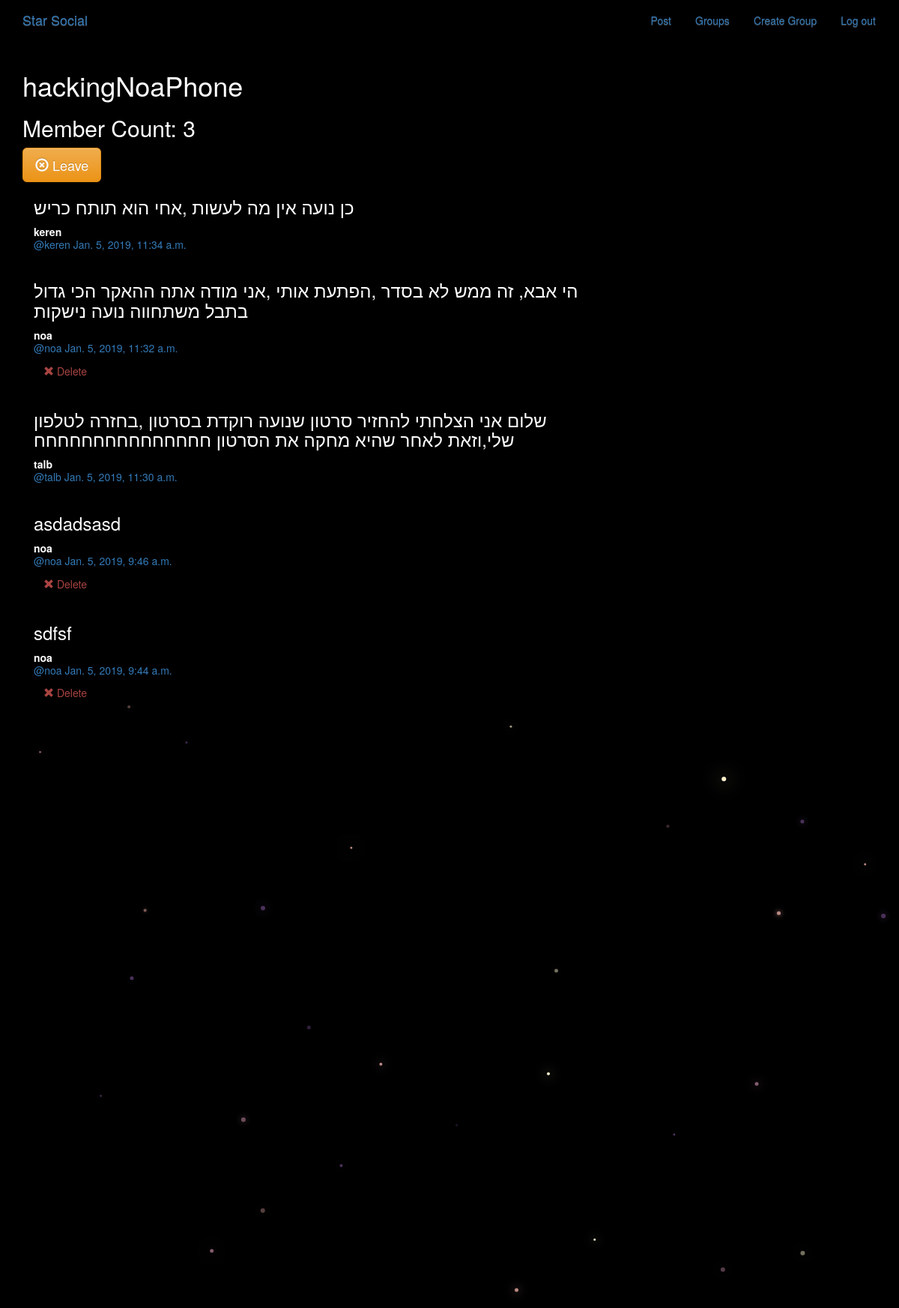
Page /groups/posts/in/hackingnoaphone/ (signed in) on the committed database.
### groups/models.py (models this page shows, shortened)
class Group(models.Model):
    name = models.CharField(max_length=255, unique=True)
    slug = models.SlugField(allow_unicode=True, unique=True)
    description = models.TextField(blank=True, default='')
    description_html = models.TextField(editable=False, default='', blank=True)
    members = models.ManyToManyField(User,through="GroupMember")
    class Meta:
        ordering = ["name"]

### posts/models.py (models this page shows, shortened)
class Post(models.Model):
    user = models.ForeignKey(User, related_name="posts")
    created_at = models.DateTimeField(auto_now=True)
    message = models.TextField()
    message_html = models.TextField(editable=False)
    group = models.ForeignKey(Group, related_name="posts",null=True, blank=True)
    class Meta:
        ordering = ["-created_at"]
        unique_together = ["user", "message"]

### groups/views.py (the view)
# urls.py: url(r"^posts/in/(?P<slug>[-\w]+)/$",views.SingleGroup.as_view(),name="single"),
class SingleGroup(generic.DetailView):
    model = Group

### groups/templates/groups/group_detail.html
{% extends "groups/group_base.html" %}
{% block pregroup %}
<h1>{{group.name}}</h1>
<h2> Member Count: {{group.members.count}}</h2>
  <div class="content">
				{% if user in group.members.all %}
					<a href="{% url 'groups:leave' slug=group.slug %}" class="btn btn-lg btn-fill btn-warning"><span class="glyphicon glyphicon-remove-circle"></span> Leave</a>
				{% else %}
					<a href="{% url 'groups:join' slug=group.slug %}" class="btn btn-lg btn-fill btn-warning"><span class="glyphicon glyphicon-ok-circle"></span> Join</a>
				{% endif %}
</div>
{% endblock %}
{% block group_content %}
<div class="col-md-8">
	{% if group.posts.count == 0 %}
	<h2>No posts in this group yet!</h2>
	{% else %}
		{% for post in group.posts.all %}
			{% include "posts/_post.html" %}
		{% endfor %}
	{% endif %}
</div>
{% endblock %}

### posts/templates/posts/_post.html
<div class="post media">
    <h3>{{ post.message_html|safe}}</h3>
    <div class="media-body">
        <strong>{{ post.user.username}}</strong>
        <h5 class="media-heading">
            <span class="username">
                <a href="{% url 'posts:for_user' username=post.user.username %}">@{{ post.user.username }}</a>
            </span>
            <time>
                <a href="{% url 'posts:single' username=post.user.username pk=post.pk %}">
                    {{post.created_at}}
                </a>
            </time>
        </h5>
        <div class="media-footer">
            {% if user.is_authenticated and post.user == user %}
            <a href="{% url 'posts:delete' pk=post.pk %}" title="delete" class="btn btn-simple">
                <span class="glyphicon glyphicon-remove text-danger" aria-hidden="true" ></span>
                <span class="text-danger icon-lable">Delete</span>
            </a>
            {% endif %}
        </div>
    </div>
</div>

### static/simplesocial/css/master.css (style rules this page uses)
body { margin: 0; overflow: hidden; background-color: black; color:white; }

### rows in the picture
Group: name "hackingNoaPhone", members.count "3"
Post: message_html "כן נועה אין מה לעשות ,אחי הוא תותח כריש", user.username "keren", created_at "Jan. 5, 2019, 11:34 a.m."
Post: message_html "הי אבא, זה ממש לא בסדר ,הפתעת אותי ,אני מודה אתה ההאקר הכי גדול בתבל משתחווה נועה נישקות", user.username "noa", created_at "Jan. 5, 2019, 11:32 a.m.", shows "Delete"
Post: message_html "שלום אני הצלחתי להחזיר סרטון שנועה רוקדת בסרטון ,בחזרה לטלפון שלי,וזאת לאחר שהיא מחקה את הסרטון חחחחחחחחחחחחחחח", user.username "talb", created_at "Jan. 5, 2019, 11:30 a.m."
Post: message_html "asdadsasd", user.username "noa", created_at "Jan. 5, 2019, 9:46 a.m.", shows "Delete"
Post: message_html "sdfsf", user.username "noa", created_at "Jan. 5, 2019, 9:44 a.m.", shows "Delete"
